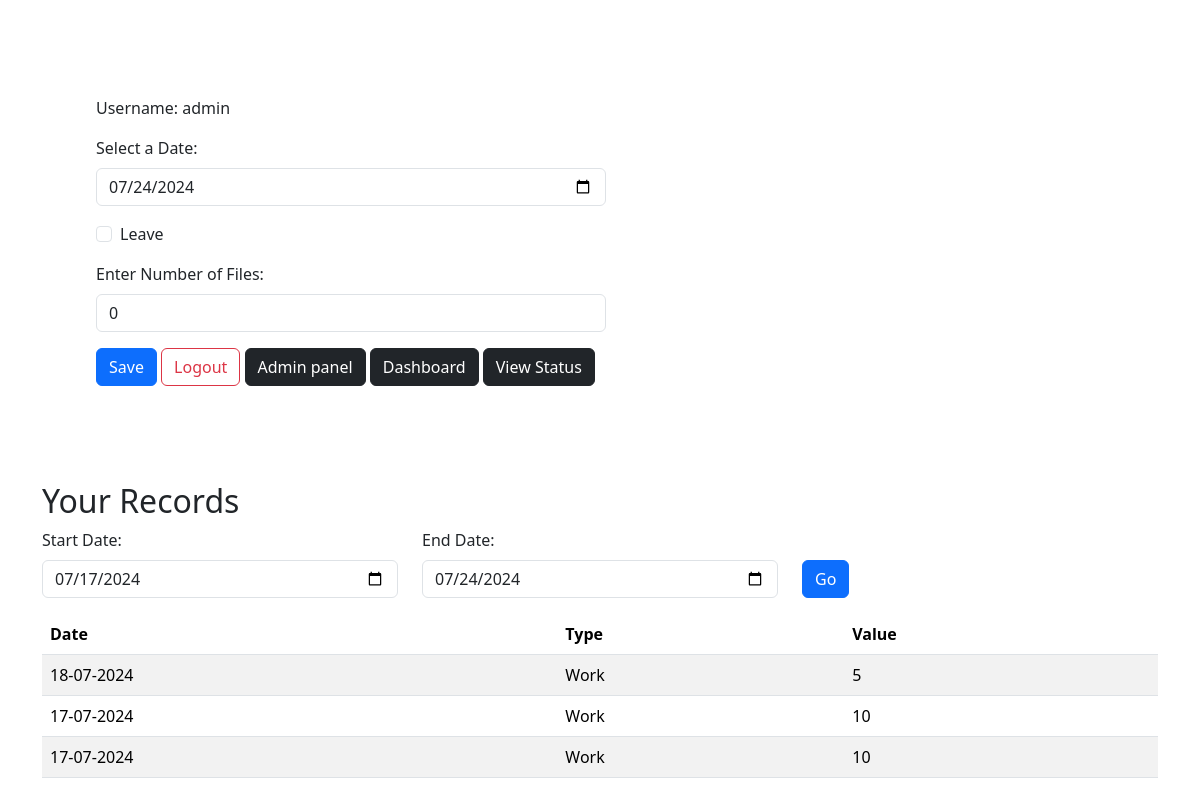
The app's page / (signed in) with its own data.
### record/models.py (models this page shows)
class Record(models.Model):
    user = models.ForeignKey(User, on_delete=models.CASCADE)
    date = models.DateField(blank=True, null=True)
    field = models.IntegerField(null=True, blank=True)
    is_leave = models.BooleanField(default=False)

### record/views.py (the view)
# urls.py: path('', views.index, name='index'),
@login_required
def index(request):
    if request.method == 'POST':
        user = request.user
        selected_date = request.POST.get('date')
        is_leave = request.POST.get('is_leave') == 'on'
        fields = 0 if is_leave else int(request.POST.get('fields', 0))
        if Record.objects.filter(date=selected_date, user=user).exists():
            messages.error(request, 'You have already entered data for this date.')
        else:
            record = Record(user=user, date=selected_date, field=fields, is_leave=is_leave)
            record.save()
            messages.success(request, 'Record saved successfully!')
        return redirect('index')
    else:
        today = dt_date.today()
        start_date = today - timedelta(days=7)  # default to the past 7 days
        end_date = today
        if request.GET.get('start_date') and request.GET.get('end_date'):
            start_date = datetime.strptime(request.GET.get('start_date'), '%Y-%m-%d').date()
            end_date = datetime.strptime(request.GET.get('end_date'), '%Y-%m-%d').date()
        records = Record.objects.filter(user=request.user, date__range=[start_date, end_date]).order_by('-date')
        context = {
            'user': request.user,
            'today': today,
            'records': records,
            'start_date': start_date,
            'end_date': end_date,
        }
        return render(request, 'index.html', context)

### templates/index.html (shortened to what this page needs)
{% extends "base.html" %}
{% block content %}
<div class="container m-5 p-5">
    <div class="row">
        <div class="col-md-6">
            <div class="mb-3">
                <p>Username: {{ user.username }} </p>
            </div>
            <form method="POST" id="dataForm">
                <div class="mb-3">
                    <label for="dateInput" class="form-label">Select a Date:</label>
                    <input type="date" class="form-control" id="dateInput" name="date" max="{{ today|date:'Y-m-d' }}" value="{{ today|date:'Y-m-d' }}" required>
                </div>
                <div class="mb-3 form-check">
                    <input type="checkbox" class="form-check-input" id="leaveCheckbox" name="is_leave">
                    <label class="form-check-label" for="leaveCheckbox">Leave</label>
                </div>
                <div class="mb-3" id="fieldsInput">
                    <label for="numberInput" class="form-label">Enter Number of Files:</label>
                    <input type="number" class="form-control" id="numberInput" name="fields" value="0" min="0">
                </div>
                <button type="submit" class="btn btn-primary">Save</button>
                {% if user.is_authenticated %}
                    <a href="{% url "logout" %}" class="btn btn-outline-danger">Logout</a>
                {% endif %}
                {% if user.is_superuser or user.is_staff %}
                    <a href="/admin" class="btn btn-dark">Admin panel</a>
                    <a href="{% url "dashboard" %}" class="btn btn-dark">Dashboard</a>
                    <a href="{% url "statusrecord" %}" class="btn btn-dark">View Status</a>
                {% endif %}
            </form>
        </div>
    </div>
</div>
<div class="container mt-5">
    <h2>Your Records</h2>
    <form method="GET" class="mb-3">
        <div class="row">
            <div class="col-md-4">
                <label for="start_date" class="form-label">Start Date:</label>
                <input type="date" class="form-control" id="start_date" name="start_date" value="{{ start_date|date:'Y-m-d' }}">
            </div>
            <div class="col-md-4">
                <label for="end_date" class="form-label">End Date:</label>
                <input type="date" class="form-control" id="end_date" name="end_date" value="{{ end_date|date:'Y-m-d' }}">
            </div>
            <div class="col-md-4 d-flex align-items-end">
                <button type="submit" class="btn btn-primary">Go</button>
            </div>
        </div>
    </form>
    <table class="table table-striped">
        <thead>
            <tr>
                <th>Date</th>
                <th>Type</th>
                <th>Value</th>
            </tr>
        </thead>
        <tbody>
            {% for record in records %}
            <tr>
                <td>{{ record.date|date:"d-m-Y" }}</td>
                <td>{% if record.is_leave %}Leave{% else %}Work{% endif %}</td>
                <td>{% if record.is_leave %}Leave{% else %}{{ record.field }}{% endif %}</td>
            </tr>
            {% empty %}
            <tr>
                <td colspan="3">No records found for the selected date range.</td>
            </tr>
            {% endfor %}
        </tbody>
    </table>
</div>
{% endblock content %}

### records on screen
Record: date "18-07-2024", is_leave "Work", field "5"
Record: date "17-07-2024", is_leave "Work", field "10"
Record: date "17-07-2024", is_leave "Work", field "10"

### other values on screen
{{ user.username }} "admin"
